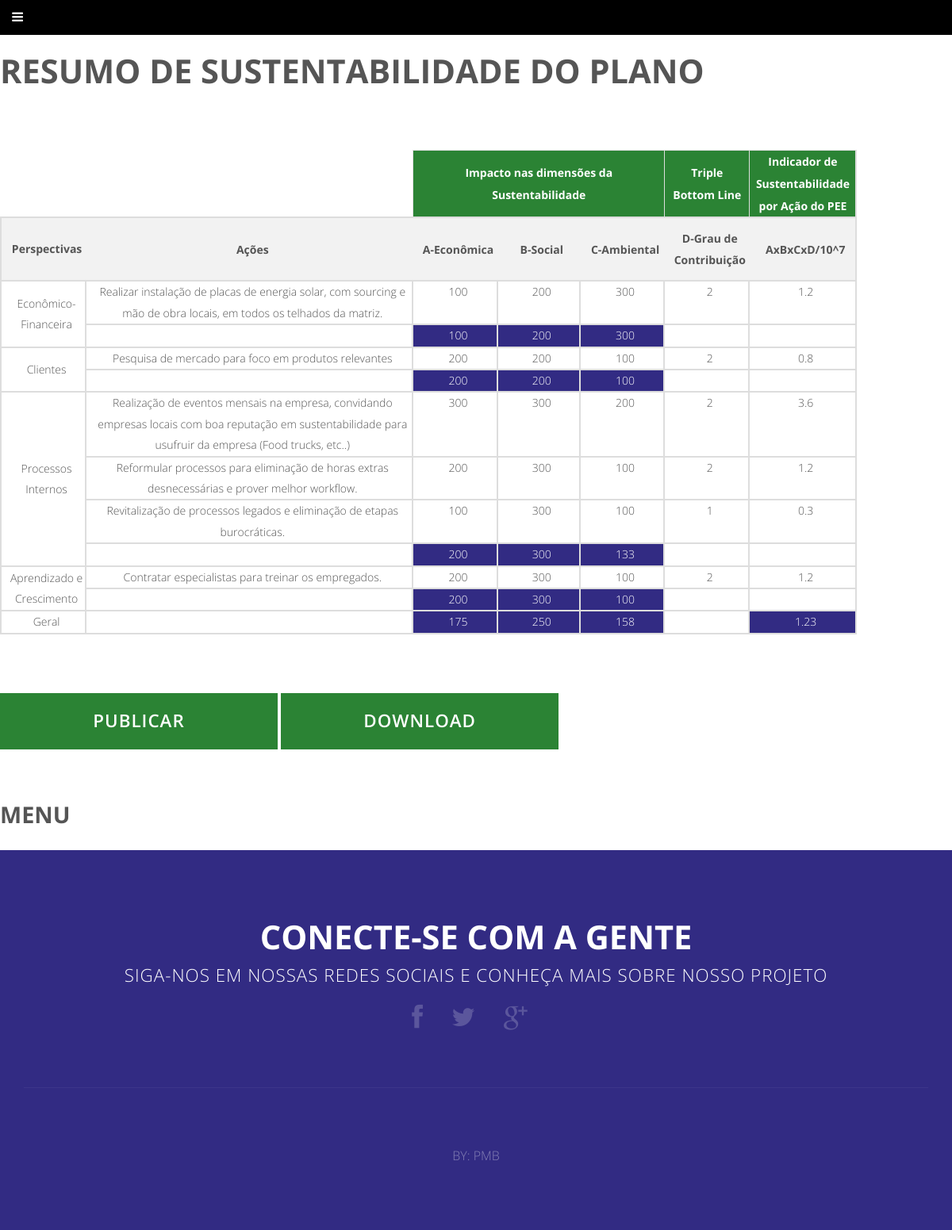
Screenshot of /projeto_inse/resumo.php?plano_estrategico=2 with the database file from the repository.
### tables this page shows
CREATE TABLE IF NOT EXISTS `estrategia` (
  `id` int(11) NOT NULL AUTO_INCREMENT,
  `estrategia` varchar(255) NOT NULL,
  `perspectiva_bsc` varchar(25) NOT NULL,
  `grau_contribuicao` int(1) DEFAULT NULL,
  `impacto_economico` int(3) DEFAULT NULL,
  `impacto_social` int(3) DEFAULT NULL,
  `impacto_ambiental` int(3) DEFAULT NULL,
  `indicador_sustentabilidade` float DEFAULT NULL,
  `objetivo` int(11) NOT NULL,
  PRIMARY KEY (`id`),
  KEY `objetivo_estrategia_idx` (`objetivo`)
);

CREATE TABLE IF NOT EXISTS `impacto` (
  `id` int(11) NOT NULL AUTO_INCREMENT,
  `perspectiva_bsc` varchar(25) NOT NULL,
  `dimensao` varchar(9) NOT NULL,
  `impacto` decimal(5,2) NOT NULL,
  `plano_estrategico` int(11) NOT NULL,
  PRIMARY KEY (`id`),
  KEY `plano_impacto_idx` (`plano_estrategico`)
);

### projeto_inse/includes/functions.php (the view, shortened to what this page needs)
<?php
function listarResumo(){
	$db = mysqli_connect('localhost', 'root', '', 'inse');
	$geral = Array('','','','');
	$perspectiva_bsc = Array('Econômico-Financeira','Clientes','Processos Internos','Aprendizado e Crescimento', 'Geral');
	$dimensao = Array('Economica', 'Social', 'Ambiental', 'Geral');
	echo "<div id='resumo' name='resumo'><header class='major'><h2>Resumo de Sustentabilidade do Plano</h2></header><hr>
		  <table class='resumo'><tr><thead><th colspan='2'></th><th colspan='3'>Impacto nas dimensões da Sustentabilidade</th><th>Triple Bottom Line</th><th>Indicador de Sustentabilidade por Ação do PEE</th></thead></tr>
		  <tr><th class='c1'>Perspectivas</th><th class='c4'>Ações</th><th class='c1'>A-Econômica</th><th class='c1'>B-Social</th><th class='c1'>C-Ambiental</th><th class='c1'>D-Grau de Contribuição</th><th class='c1'>AxBxCxD/10^7</th></tr>";
	for($i=0;$i<4;$i++){
		$stmt = mysqli_prepare($db, "SELECT * FROM estrategia INNER JOIN objetivo ON estrategia.objetivo = objetivo.id WHERE estrategia.perspectiva_bsc = ? AND objetivo.plano_estrategico = ? ORDER BY estrategia.estrategia ASC");
		mysqli_stmt_bind_param($stmt, "si", $perspectiva_bsc[$i], $_GET['plano_estrategico']);
		mysqli_stmt_execute($stmt);
		$result = mysqli_stmt_get_result($stmt);
		echo "<td class='center' rowspan='", mysqli_num_rows($result) + 2, "'>", $perspectiva_bsc[$i], "</td>";
		while($row = mysqli_fetch_array($result)){
			echo "<tr><td>", $row['estrategia'], "</td><td>", $row['impacto_economico'], "</td><td>", $row['impacto_social'], "</td><td>", $row['impacto_ambiental'], "</td><td>", $row['grau_contribuicao'], "</td><td>", $row['indicador_sustentabilidade'], "</td></tr>";
		}
		echo "<tr><td></td>";
		$stmt = mysqli_prepare($db, "SELECT * FROM impacto WHERE perspectiva_bsc = ? AND dimensao = ? AND plano_estrategico = ?");
		for($j=0;$j<3;$j++){
			mysqli_stmt_bind_param($stmt, "ssi", $perspectiva_bsc[$i], $dimensao[$j], $_GET['plano_estrategico']);
			mysqli_stmt_execute($stmt);
			$result = mysqli_stmt_get_result($stmt);
			$row = mysqli_fetch_array($result);
			echo "<td class='highlight'>", (INT)$row['impacto'], "</td>";
		}
		echo "<td></td><td></td></td></tr>";
	}
	echo "<br><tr><td>Geral</td><td></td>";
	for($i=0;$i<3;$i++){
		mysqli_stmt_bind_param($stmt, "ssi", $perspectiva_bsc[4], $dimensao[$i], $_GET['plano_estrategico']);
		mysqli_stmt_execute($stmt);
		$result = mysqli_stmt_get_result($stmt);
		$row = mysqli_fetch_array($result);
		echo "<td class='highlight'>", (INT)$row['impacto'], "</td>";
		$geral[$i] = (INT)$row['impacto'];
	}
	mysqli_stmt_bind_param($stmt, "ssi", $perspectiva_bsc[4], $dimensao[3], $_GET['plano_estrategico']);
	mysqli_stmt_execute($stmt);
	$result = mysqli_stmt_get_result($stmt);
	$row = mysqli_fetch_array($result);
	$geral[3] = (FLOAT)$row['impacto'];
	echo "<td></td><td class='highlight'>", $row['impacto'], "</td></tr></table>";
	echo "<table class='charts'><tr>";
	echo "<td><div id='curve_chart1'></div></td></tr>";
	echo "<tr><td colspan='2' class='center'><div id='line_chart0'></div></td>";
	echo "</tr></table></div>";
	return $geral;
}
?>

### projeto_inse/css/skel.css (style rules this page uses)
html,body,div,span,applet,object,iframe,h1,h2,h3,h4,h5,h6,p,blockquote,pre,a,abbr,acronym,address,big,cite,code,del,dfn,em,img,ins,kbd,q,s,samp,small,strike,strong,sub,sup,tt,var,b,u,i,center,dl,dt,dd,ol,ul,li,fieldset,form,label,legend,table,caption,tbody,tfoot,thead,tr,th,td,article,aside,canvas,details,embed,figure,figcaption,footer,header,hgroup,menu,nav,output,ruby,section,summary,time,mark,audio,video { margin:0;padding:0;border:0;font-size:100%;font:inherit;vertical-align:baseline; }
article,aside,details,figcaption,figure,footer,header,hgroup,menu,nav,section { display:block; }
body { line-height:1; }
table { border-collapse:collapse;border-spacing:0; }
body { -webkit-text-size-adjust:none }
*, *:before, *:after { -moz-box-sizing: border-box; -webkit-box-sizing: border-box; box-sizing: border-box; }
body { min-width: 1200px; }

### projeto_inse/css/style.css (style rules this page uses)
body, input, select, textarea { color: #555555; font-family: 'Open Sans', sans-serif; font-size: 12pt; font-weight: 300; line-height: 1.65em; resize: none; }
p, ul, ol, dl, table, blockquote { margin: 0 0 2em 0; }
h1, h2, h3, h4, h5, h6 { color: inherit; font-weight: 700; }
h2 { font-size: 1.5em; }
header.major { padding-bottom: 1em; text-align: center; text-transform: uppercase; }
header.major h2 { font-size: 2.6em; font-weight: 700; }
table { width: 100%; border-collapse: collapse; margin: 0px; border: 0px; }
td { padding: 0px 0px 0px 8px; vertical-align:top; }
td.center { text-align: center; vertical-align: middle; }
th { font-weight: 700; padding: 0px 0px 0px 8px; text-align: left; font-weight: bold; }
thead { background: #555555; color: #fff; vertical-align: middle; }
.c1 { width:10%; }
.c4 { width: 40%; }
table.resumo { background: white; border-collapse: collapse; text-align: center; font-size: 14px; width:90%; }
table.resumo th { background-color: #f2f2f2; border: 0px; border-top: solid #ddd 2px; text-align: center; vertical-align: middle; height: 80px; }
table.resumo thead th { background-color: #2B8334; border: 1px #ddd solid; color: white; line-height: 2em; text-align: center; padding-right:0.5em; }
table.resumo thead th:first-child { background-color: white; border-top: 0px; border-left: 0px; }
table.resumo th:first-child { border-left: solid #ddd 2px; }
table.resumo th:last-child { border-right: solid #ddd 2px; }
table.resumo td { border: solid #ddd 2px; }
table.resumo td.highlight { background: #322B83; color: white; }
#main #content .major, #main #sidebar .major { text-align: left; }

### projeto_inse/css/style-wide.css (style rules this page uses)
body, input, select, textarea { font-size: 12pt; line-height: 1.8em; }

### projeto_inse/css/style-normal.css (style rules this page uses)
body, input, select, textarea { font-size: 11pt; }

### projeto_inse/css/style-narrower.css (style rules this page uses)
header.major h2 { font-size: 1.8em; }

### rows the page displays
estrategia: estrategia "Realizar instalação de placas de energia solar, com sourcing e mão de obra locais, em todos os telhados da matriz.", impacto_economico "100", impacto_social "200", impacto_ambiental "300", grau_contribuicao "2", indicador_sustentabilidade "1.2"
impacto: impacto "100"
impacto: impacto "200"
impacto: impacto "300"
estrategia: estrategia "Pesquisa de mercado para foco em produtos relevantes", impacto_economico "200", impacto_social "200", impacto_ambiental "100", grau_contribuicao "2", indicador_sustentabilidade "0.8"
impacto: impacto "200"
impacto: impacto "200"
impacto: impacto "100"
estrategia: estrategia "Realização de eventos mensais na empresa, convidando empresas locais com boa reputação em sustentabilidade para usufruir da empresa (Food trucks, etc..)", impacto_economico "300", impacto_social "300", impacto_ambiental "200", grau_contribuicao "2", indicador_sustentabilidade "3.6"
estrategia: estrategia "Reformular processos para eliminação de horas extras desnecessárias e prover melhor workflow.", impacto_economico "200", impacto_social "300", impacto_ambiental "100", grau_contribuicao "2", indicador_sustentabilidade "1.2"
estrategia: estrategia "Revitalização de processos legados e eliminação de etapas burocráticas.", impacto_economico "100", impacto_social "300", impacto_ambiental "100", grau_contribuicao "1", indicador_sustentabilidade "0.3"
impacto: impacto "200"
impacto: impacto "300"
impacto: impacto "133"
estrategia: estrategia "Contratar especialistas para treinar os empregados.", impacto_economico "200", impacto_social "300", impacto_ambiental "100", grau_contribuicao "2", indicador_sustentabilidade "1.2"
impacto: impacto "200"
impacto: impacto "300"
impacto: impacto "100"
impacto: impacto "175"
impacto: impacto "250"
impacto: impacto "158"
impacto: impacto "1.23"

### other values shown
$perspectiva_bsc[$i] "Econômico-Financeira"
$perspectiva_bsc[$i] "Clientes"
$perspectiva_bsc[$i] "Processos Internos"
$perspectiva_bsc[$i] "Aprendizado e Crescimento"
